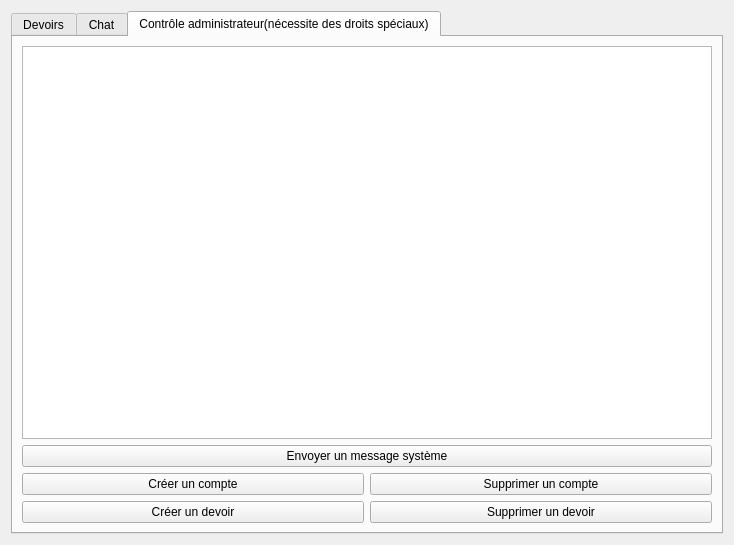
<?xml version="1.0" encoding="UTF-8"?>
<ui version="4.0">
 <class>FenDevoir</class>
 <widget class="QDialog" name="FenDevoir">
  <property name="geometry">
   <rect>
    <x>0</x>
    <y>0</y>
    <width>734</width>
    <height>545</height>
   </rect>
  </property>
  <property name="windowTitle">
   <string>Dialog</string>
  </property>
  <layout class="QVBoxLayout" name="verticalLayout">
   <item>
    <widget class="QTabWidget" name="tabWidget">
     <property name="currentIndex">
      <number>2</number>
     </property>
     <widget class="QWidget" name="tab">
      <attribute name="title">
       <string>Devoirs</string>
      </attribute>
      <layout class="QVBoxLayout" name="verticalLayout_5">
       <item>
        <widget class="QLabel" name="label_2">
         <property name="text">
          <string>Devoirs disponibles</string>
         </property>
        </widget>
       </item>
       <item>
        <widget class="QTableView" name="devoirs"/>
       </item>
       <item>
        <widget class="QLabel" name="label">
         <property name="text">
          <string>Liste des matières disponibles</string>
         </property>
        </widget>
       </item>
       <item>
        <widget class="QListWidget" name="matieresDisponibles"/>
       </item>
       <item>
        <widget class="QCommandLinkButton" name="SendHomeworkRequest">
         <property name="text">
          <string>Demander les devoirs</string>
         </property>
        </widget>
       </item>
       <item>
        <widget class="QCommandLinkButton" name="requestMatieres">
         <property name="text">
          <string>Demander les matières disponibles pour ma classe</string>
         </property>
        </widget>
       </item>
      </layout>
     </widget>
     <widget class="QWidget" name="tab_2">
      <attribute name="title">
       <string>Chat</string>
      </attribute>
      <layout class="QVBoxLayout" name="verticalLayout_2">
       <item>
        <layout class="QVBoxLayout" name="verticalLayout_4">
         <item>
          <widget class="QTextEdit" name="zoneMessage"/>
         </item>
        </layout>
       </item>
       <item>
        <layout class="QHBoxLayout" name="horizontalLayout">
         <item>
          <widget class="QLineEdit" name="message"/>
         </item>
         <item>
          <widget class="QPushButton" name="SendMessage">
           <property name="text">
            <string>Envoyer</string>
           </property>
          </widget>
         </item>
        </layout>
       </item>
      </layout>
     </widget>
     <widget class="QWidget" name="tab_3">
      <attribute name="title">
       <string>Contrôle administrateur(nécessite des droits spéciaux)</string>
      </attribute>
      <layout class="QGridLayout" name="gridLayout">
       <item row="2" column="0">
        <widget class="QPushButton" name="CreateAccount">
         <property name="text">
          <string>Créer un compte</string>
         </property>
        </widget>
       </item>
       <item row="2" column="1">
        <widget class="QPushButton" name="DeleteAccount">
         <property name="text">
          <string>Supprimer un compte</string>
         </property>
        </widget>
       </item>
       <item row="3" column="0">
        <widget class="QPushButton" name="CreateDevoir">
         <property name="text">
          <string>Créer un devoir</string>
         </property>
        </widget>
       </item>
       <item row="3" column="1">
        <widget class="QPushButton" name="DeleteDevoir">
         <property name="text">
          <string>Supprimer un devoir</string>
         </property>
        </widget>
       </item>
       <item row="0" column="0" colspan="2">
        <widget class="QTableView" name="clientsConnectes"/>
       </item>
       <item row="1" column="0" colspan="2">
        <widget class="QPushButton" name="sendSystemMessage">
         <property name="text">
          <string>Envoyer un message système</string>
         </property>
        </widget>
       </item>
      </layout>
     </widget>
    </widget>
   </item>
  </layout>
 </widget>
 <resources/>
 <connections/>
</ui>
